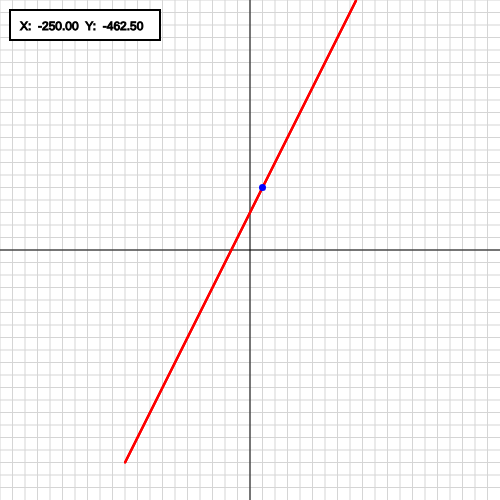
Frame 1 (no input)
Frame 60 (no input): identical to frame 1, image omitted
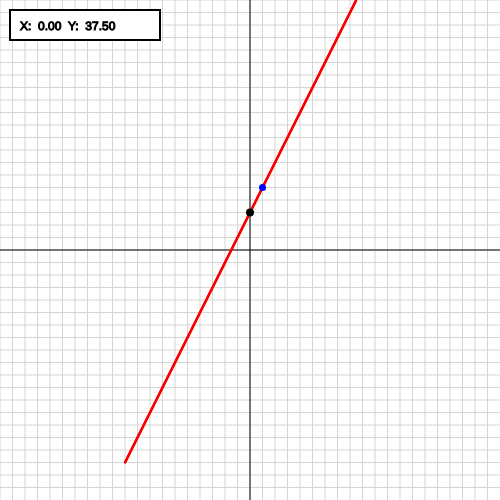
Frame 120 (the mouse pressed at the canvas centre since frame 60)

The p5.js sketch that drew these frames (run headless with seeded random() and noise() and a simulated clock; from frame 60 on, the mouse is pressed at the canvas centre):

// p5.js sketch
// ── sketch.js
//----------------------------------------------------------------//
//--------------------BEM VINDO AO MI FUNCTION!-------------------//
//----------------------------------------------------------------//

//   Com este simples programa,
//   você poderá exercitar seu aprendizado
//   sobre funções de primeiro grau e compreeender
//   graficamente suas propriedades. Vamos lá?
//


//----  DESENHO DA FUNÇÃO  ------//
// Exemplo: f(x) = 2x + 3

// a = 2, b= 3, raiz_da_equacao = -1.5

let a = 2;
let b = 3;

let valor_de_x = 0;
let raiz_da_equacao = -1.5;


//----  DESENHO DO PONTO  ------//
let ponto_X = 1;
let ponto_Y = 5;


//---------------------------------------------------------//
//------------------------NÃO MEXER AQUI-------------------//
//---------------------------------------------------------//

//--------------------------------------------------------//
//----------------DESENHO DO PLANO CARTESIANO-------------//
//--------------------------------------------------------//

//Esse valor aqui em baixo é crucial para o funcionamento do código, então por favor, coloque números em dezenas.

//Ele diz o a quantidade de quadrados do quadriculado.

//No valor atual, é possível desenhar retas com valores que vão de -20 até 20 quadradados.

//!!IMPORTANTE!! Esse valor precisa ser divisível pelo tamanho da tela, senão o código irá quebrar.

const tamanhoDoQuadriculado = 40;
const tamanhoDaTela = 500;
const centralizado = tamanhoDaTela / 2;
const escala = tamanhoDaTela / tamanhoDoQuadriculado;

function desenharPlanoCartesiano(){
//Aqui você pode mudar a distribuição das células no plano, usando essas variáveis:
  let quantidadeDeCelulas = tamanhoDoQuadriculado;
  let tamanhoDasCelulas = tamanhoDaTela / quantidadeDeCelulas;


  corDaGrade = color(213, 213, 213);
  stroke(corDaGrade);
  strokeWeight(1);
  
  for(let proximaLinha = 0;
      proximaLinha != tamanhoDaTela;
      proximaLinha += tamanhoDasCelulas)
  {
    line(0, proximaLinha, tamanhoDaTela, proximaLinha);
    line(proximaLinha, 0, proximaLinha, tamanhoDaTela);
  }

  corDaGrade = color(0, 0, 0); 
  stroke(corDaGrade);

  strokeWeight(1);
  line(0, centralizado, tamanhoDaTela, centralizado);
  line(centralizado, 0, centralizado, tamanhoDaTela);  
}

//------------------------------------------------------//
//--------------------DESENHO DA RETA-------------------//
//------------------------------------------------------//

function desenhar_reta(a, b, valorX, raizX){
//Para desenhar a reta, será marcado um ponto de acordo com a função com 1 ducentésimo de distância, por isso o nome 'xFlutuante'.
  
  
  for(let xFlutuante = valorX -10; xFlutuante <= raizX + 10; xFlutuante += 0.005){
    
//Cáculo de cada ponto individualmente
//A posição em y em função do valor de x
    y = a * xFlutuante + b;
    
    coordenadaX = (xFlutuante * escala) + centralizado; 
    coordenadaY = ((y * escala) *(-1)) + centralizado;
  
    stroke(color(255, 0, 0));
    strokeWeight(2);
    point(coordenadaX, coordenadaY);
  }
}

//---------------------------------------------------------------//
//---------------  DESENHO DO PONTO  ----------------------------//
//---------------------------------------------------------------//

function marcar_pontos(X_ponto, Y_ponto, raiz_da_equacao){
  let size = 7;
  let x = (X_ponto * escala) + centralizado;
  let y = ((Y_ponto * escala)* (-1)) + centralizado;
  
  noStroke();
  fill("blue");
  circle(x, y, size);

}

//---------------------------------------------------------------//
//---------------------DESENHO PONTO DESLIZANTE-------------------//
//---------------------------------------------------------------//

function desenharPontoDeslizante(a, b){
//Cálculo do ponto deslizante
  
  let pontoX = (- centralizado + mouseX) / escala;
  let pontoY = -1 * (a * pontoX + b); 
  
  pontoX = pontoX * escala + centralizado;
  pontoY = pontoY * escala + centralizado;

  
//Correção de valores para o display  
  
  let coordenadaX = pontoX - centralizado;
  coordenadaX = coordenadaX.toFixed(2);
  
  let coordenadaY = -1 * (pontoY - centralizado);
  coordenadaY = coordenadaY.toFixed(2);
  
  let coordenadas = 'X:  ' + coordenadaX + '  Y:  ' + coordenadaY;
  
  
//Caixa de informação

  stroke(0, 0, 0);
  strokeWeight(2);
  fill(255, 255, 255)
  rectMode(CORNER);
  rect(10, 10, 150, 30);
  
  strokeWeight(1);
  fill(0, 0, 0);
  text(coordenadas,20, 30);
  
//Ponto deslizante  

  strokeWeight(8);
  point(pontoX, pontoY);
}

//---------------------------------------------------------------//
//-------------------------INÍCIAR CÓDIGO------------------------//
//---------------------------------------------------------------//

function setup() {
  createCanvas(tamanhoDaTela, tamanhoDaTela);
}

function draw() {
  background(255);
  desenharPlanoCartesiano();
  
  desenhar_reta(a, b, valor_de_x, raiz_da_equacao);
  
  marcar_pontos(ponto_X, ponto_Y, raiz_da_equacao); 
  
  desenharPontoDeslizante(a, b)
}
